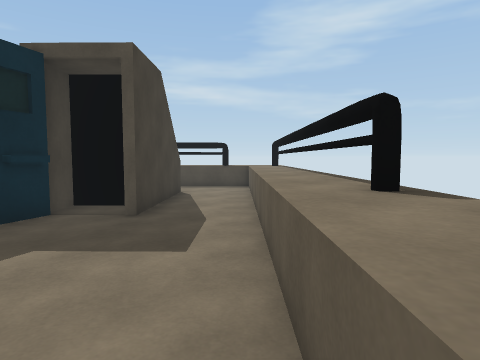
view 1 (above)

24 first-person views from a walk through a Unity game level. The camera is 1.3 m above the floor, tilts 4° down and sees 75° across. The floor is counted in squares, 1 m on a side. Each view is taken from the middle of a square. On the plan, view 1 faces up. The plan holds only what a view shows up to about 14 squares ahead; the rest is blank. The place goes on beyond the plan. The player is left out.

view 2
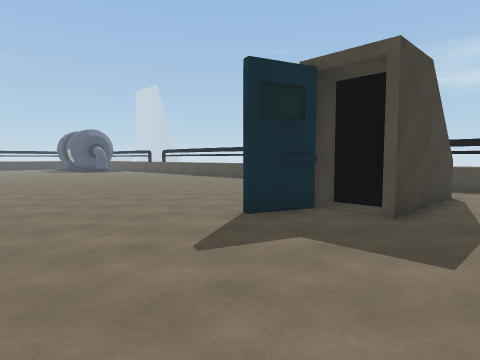

view 3
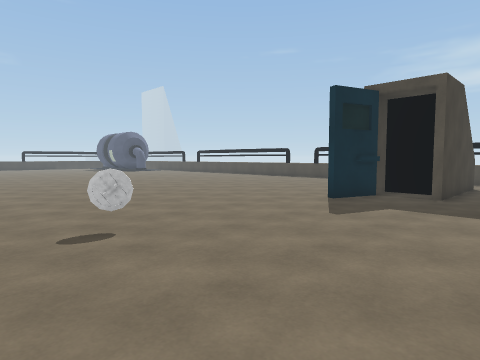

view 4
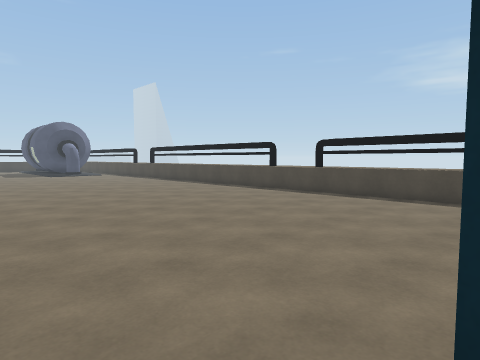

view 5
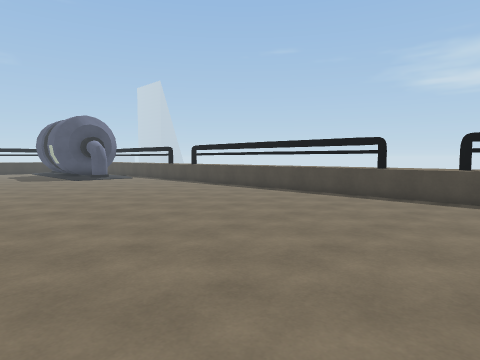

view 6
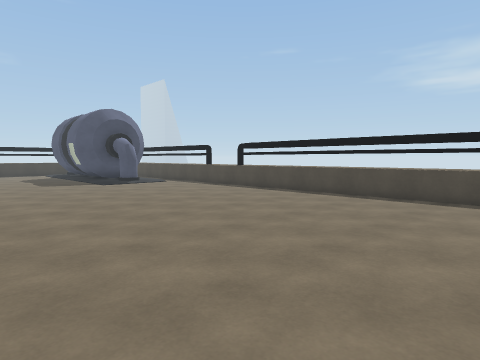

view 7
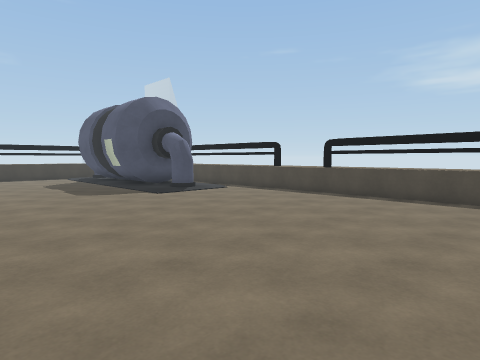

view 8
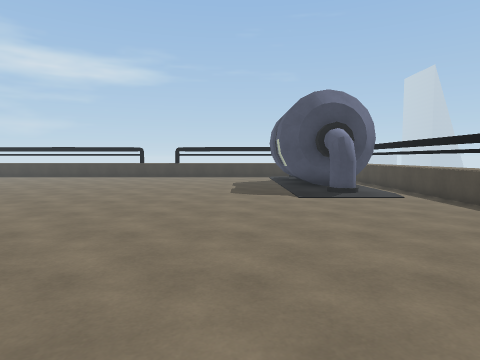

view 9
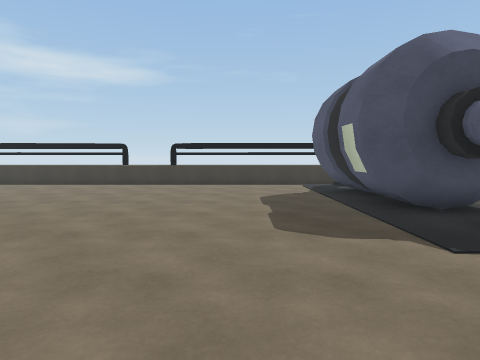

view 10
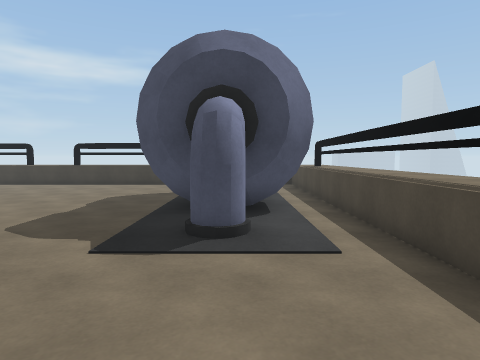

view 11
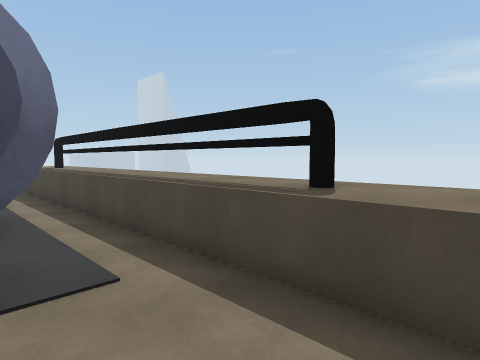

view 12
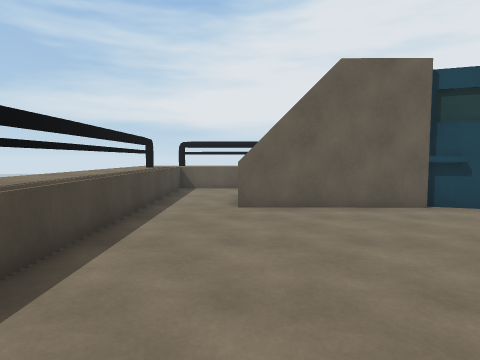

view 13
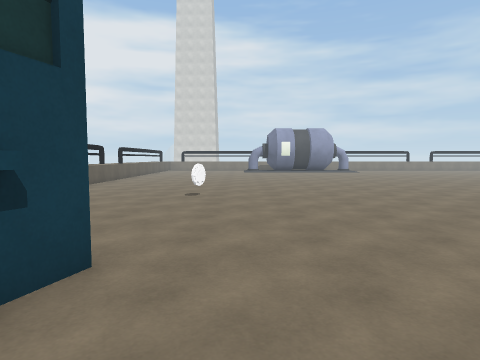

view 14
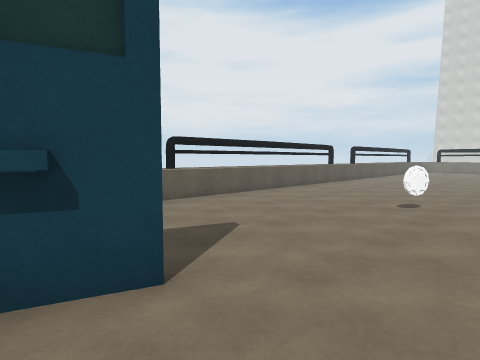

view 15
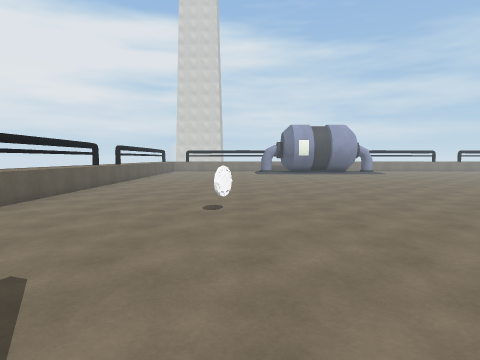

view 16
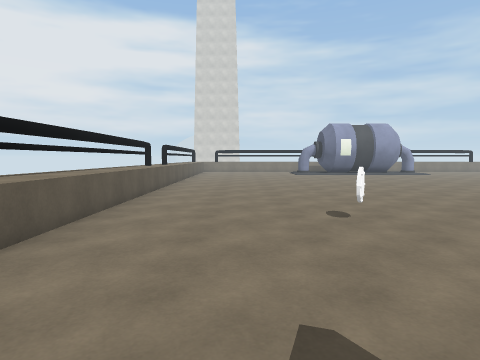

view 17
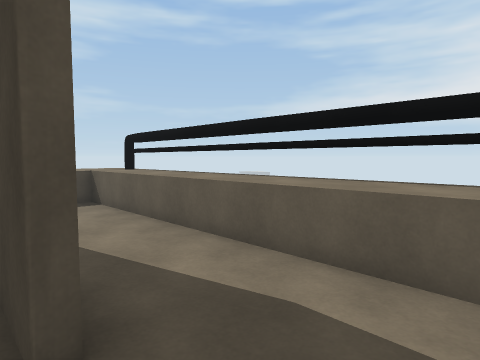

view 18
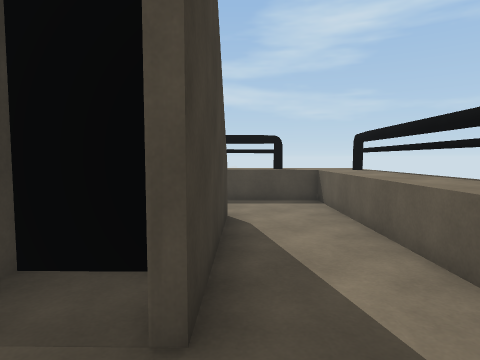

view 19
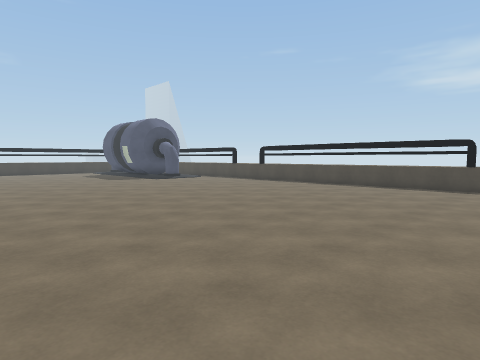

view 20
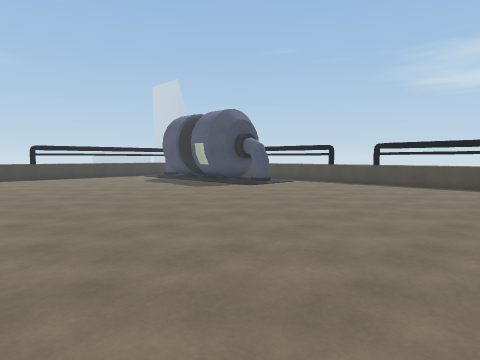

view 21
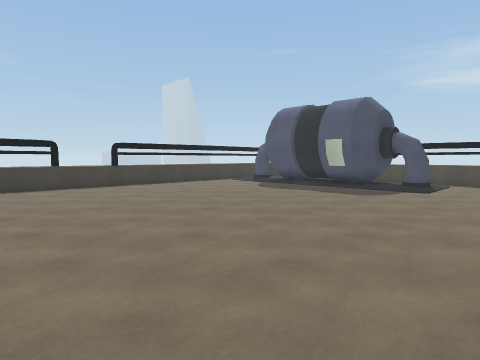

view 22
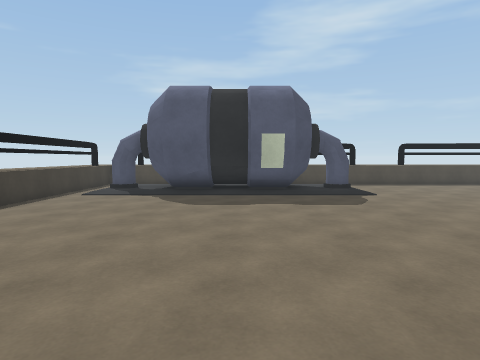

view 23
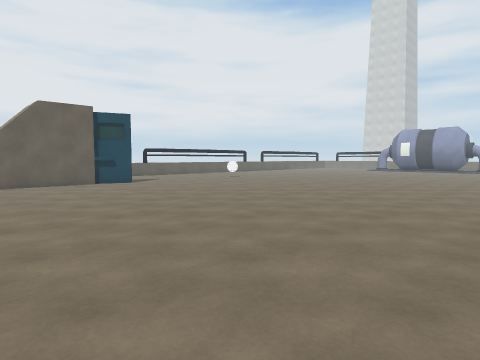

view 24
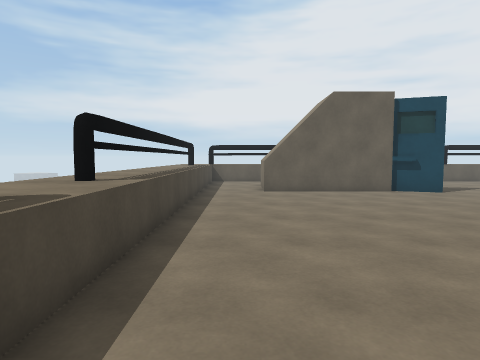

### Floor plan
Points are (right, up) in squares from view 1. A wall is a line through its corners. A room is listed if a view was taken in it or the views show most of it. See-through windows are left out.
Room 1 (views 1, 2, 3, 4, 5, 6, 7, 8, 9, 10, 11, 12, 13, 14, 15, 16, 17, 18, 19, 20, 21, 22, 23, 24)
walls: (-29.7, 11.3) (-30.2, 11.2) (-30.8, 11.3); (-29.7, 11.4) (-30, 11.2); (-14.4, 15.5) (-25.4, 15.5); (-30.1, 11.2) (-30.5, 11.3); (-4.9, 7) (-4.8, 12.1); (-31, 11) (-31.4, 11) (-32.2, 9.9) (-36.6, 9.9) (-37.3, 10.9); (-30.1, 12.2) (-29.6, 11.8); (-31.4, 10.6) (-32, 9.9); (-30.4, 12.2) (-29.8, 12); (-32.2, 9.8) (-36.6, 9.8); (-28.1, 15.5) (-37.5, 15.5); (-33.6, 10.1) (-35, 10.1) (-35.2, 9.7); (-2.6, 7) (-2.6, 8.2); (-2.9, 8.5) (-4.6, 8.5) (-4.6, 7.5); (-32.1, 13.4) (-31.4, 12.5); (-32.2, 13.6) (-31.4, 12.8) (-31.4, 12.1); (-36.7, 9.9) (-37.3, 10.5); (-36.9, 9.6) (-37.6, 10.3); (-2.3, 12.1) (-2.4, 6.9); (1.6, 3.9) (1.6, 14.6); (-38.3, 11.3) (-38.8, 11.2); (-38.4, 11.1) (-38.9, 11.3); (-0.9, 15.5) (-11.7, 15.5); (1.4, -8.5) (1.4, 0.9)
low walls: (-31.4, 11) (-31.6, 10.7); (-31.5, 11.4) (-32, 10.4); (-31.9, 11.2) (-32.2, 10.6); (-31.8, 12.7) (-31.4, 11.9); (-32.1, 12.8) (-31.7, 12.1); (0.4, 5.4) (0.4, 14.6) (-37.4, 14.6); (0.4, -8.4) (0.4, 4.5)
ways out: opening at (-37, 14); opening at (0, 15)
objects: other object (-6, -2); other object (-5, 5) to (-4, 7)

Where each view was taken, in squares from view 1:
view 1: 0 up, 0 right, facing up
view 2: 0 up, 0 right, facing up-left
view 3: 4 down, 0 right, facing up-left
view 4: 4 up, 5 left, facing up-left
view 5: 4 up, 10 left, facing up-left
view 6: 4 up, 14 left, facing up-left
view 7: 4 up, 19 left, facing up-left
view 8: 8 up, 19 left, facing left
view 9: 7 up, 25 left, facing left
view 10: 12 up, 25 left, facing left
view 11: 12 up, 26 left, facing up-left
view 12: 12 up, 13 left, facing right
view 13: 9 up, 7 left, facing down
view 14: 7 up, 8 left, facing down-right
view 15: 6 up, 6 left, facing down
view 16: 5 up, 3 left, facing down
view 17: 5 up, 3 left, facing up-right
view 18: 5 up, 2 left, facing up
view 19: 0 up, 12 left, facing up-left
view 20: 1 down, 19 left, facing up-left
view 21: 3 down, 26 left, facing up-left
view 22: 1 down, 34 left, facing up
view 23: 13 up, 21 left, facing down-right
view 24: 13 up, 17 left, facing right
